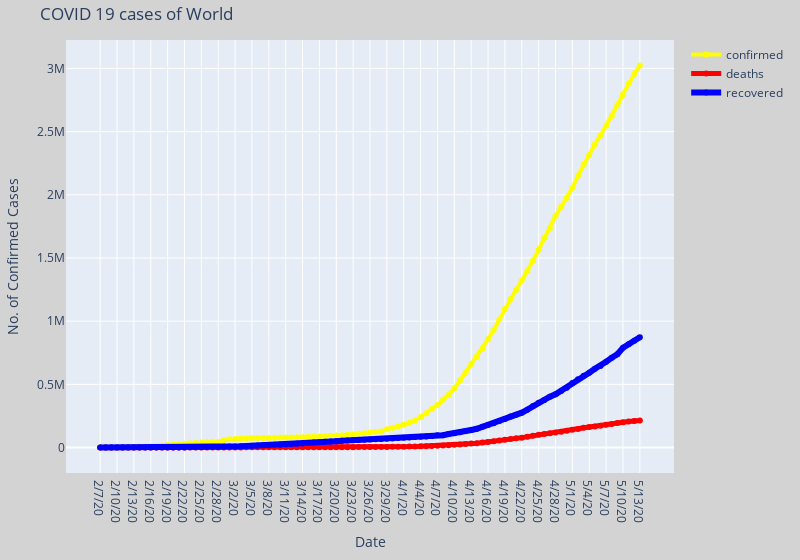

Notebook cell for this chart:
### Code cell
interact(plot_cases_of_a_country, country='World')

ipywLayout = widgets.Layout(border='solid 2px green')
ipywLayout.display='none' # uncomment this, run cell again - then the graph/figure disappears
widgets.VBox([fig], layout=ipywLayout)
